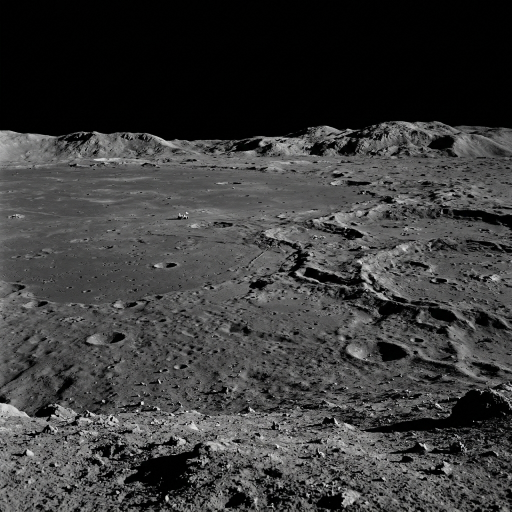
#> input picture test_images/lunar_landscape_wide_1790524859400.jpg, 1024 x 1024 px (shown at 1/2 size)
$ python -i visualizer.py   (imports and definitions only)
#> lines starting #> are read from the running program, lines starting #| are printed output that depends on the picture
#> further down, picture is the input picture: shape (1024, 1024, 3); mean B, G, R 59.4, 59.6, 59.6
"""
SELORA Visualization Module
Generates match visualizations, difference maps, overlay images, thumbnails.
"""

from __future__ import annotations
import cv2
import numpy as np
from pathlib import Path
from typing import List, Optional, Tuple
from loguru import logger


def _ensure_bgr(img: np.ndarray) -> np.ndarray:
    """Convert any image to 3-channel BGR uint8."""
    if img.dtype != np.uint8:
        img = np.clip(img.astype(np.float32), 0, 255).astype(np.uint8)
    if img.ndim == 2:
        img = cv2.cvtColor(img, cv2.COLOR_GRAY2BGR)
    elif img.shape[2] == 1:
        img = cv2.cvtColor(img[:, :, 0], cv2.COLOR_GRAY2BGR)
    elif img.shape[2] == 4:
        img = cv2.cvtColor(img, cv2.COLOR_BGRA2BGR)
    return img


# [152 lines left out: functions _resize_to_height, draw_matches, generate_difference_map, generate_overlay, generate_error_heatmap, not called in this run]


def generate_thumbnail(img: np.ndarray, max_size: int = 256) -> np.ndarray:
    """Generate a small thumbnail for quick preview."""
#> called with max_size = 256
    img = _ensure_bgr(img)
    h, w = img.shape[:2]
#> h = 1024; w = 1024
    scale = min(max_size / h, max_size / w, 1.0)
#> scale = 0.25
    new_h, new_w = int(h * scale), int(w * scale)
#> new_h = 256; new_w = 256
    return cv2.resize(img, (new_w, new_h), interpolation=cv2.INTER_AREA)
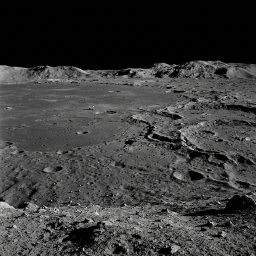
#> returned value: shape (256, 256, 3); mean of channels 0, 1, 2 59.4, 59.6, 59.6; drawn as B, G, R


# [25 lines left out: functions generate_counterfactual_render, save_image, not called in this run]

>>> import cv2
>>> picture = cv2.imread('../../../test_images/lunar_landscape_wide_1790524859400.jpg')
>>> result = generate_thumbnail(picture)

$ run again, on test_images/lunar_surface_closeup_1790524846621.jpg
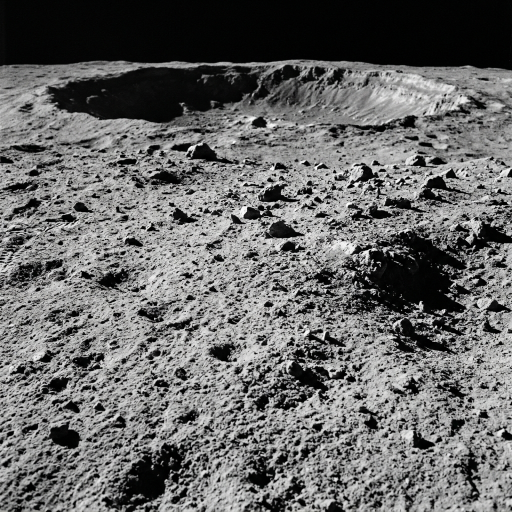
#> input picture test_images/lunar_surface_closeup_1790524846621.jpg, 1024 x 1024 px (shown at 1/2 size)
#> picture is the input picture: shape (1024, 1024, 3); mean B, G, R 103.3, 103.6, 103.6
#> in generate_thumbnail, `return cv2.resize(img, (new_w, new_h), interpolation=cv2.INTER_AREA)`:
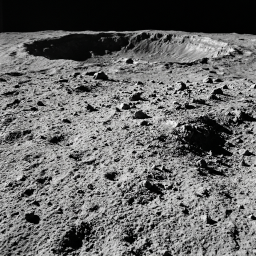
#> returned value: shape (256, 256, 3); mean of channels 0, 1, 2 103.3, 103.6, 103.6; drawn as B, G, R

$ run again, on test_images/lunar_surface_orbit_1790524833000.jpg
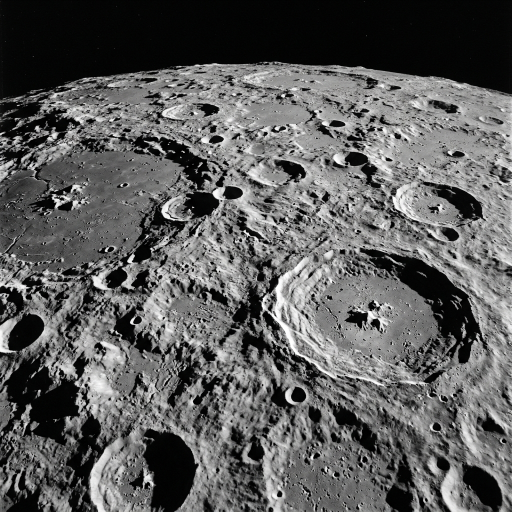
#> input picture test_images/lunar_surface_orbit_1790524833000.jpg, 1024 x 1024 px (shown at 1/2 size)
#> picture is the input picture: shape (1024, 1024, 3); mean B, G, R 92.6, 93, 92.9
#> in generate_thumbnail, `return cv2.resize(img, (new_w, new_h), interpolation=cv2.INTER_AREA)`:
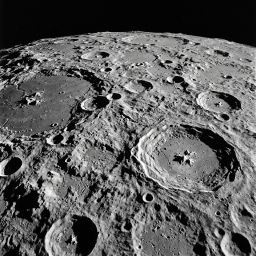
#> returned value: shape (256, 256, 3); mean of channels 0, 1, 2 92.6, 93, 92.9; drawn as B, G, R

$ run again, on test_images/reference_lro_1790525239601.jpg
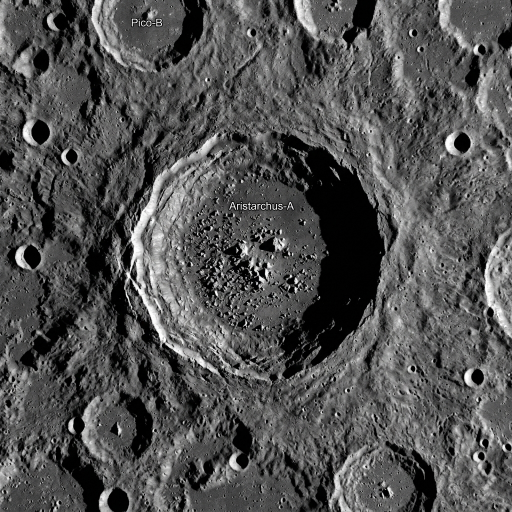
#> input picture test_images/reference_lro_1790525239601.jpg, 1024 x 1024 px (shown at 1/2 size)
#> picture is the input picture: shape (1024, 1024, 3); mean B, G, R 81.9, 82.1, 82.2
#> in generate_thumbnail, `return cv2.resize(img, (new_w, new_h), interpolation=cv2.INTER_AREA)`:
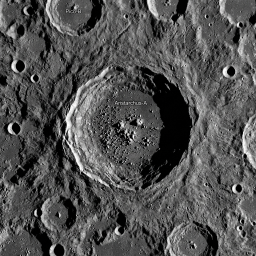
#> returned value: shape (256, 256, 3); mean of channels 0, 1, 2 81.9, 82.1, 82.1; drawn as B, G, R
